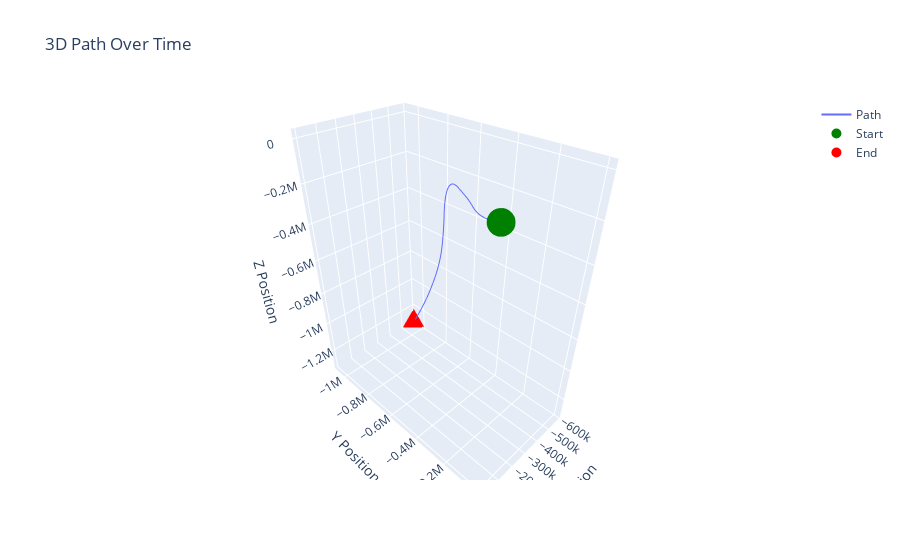
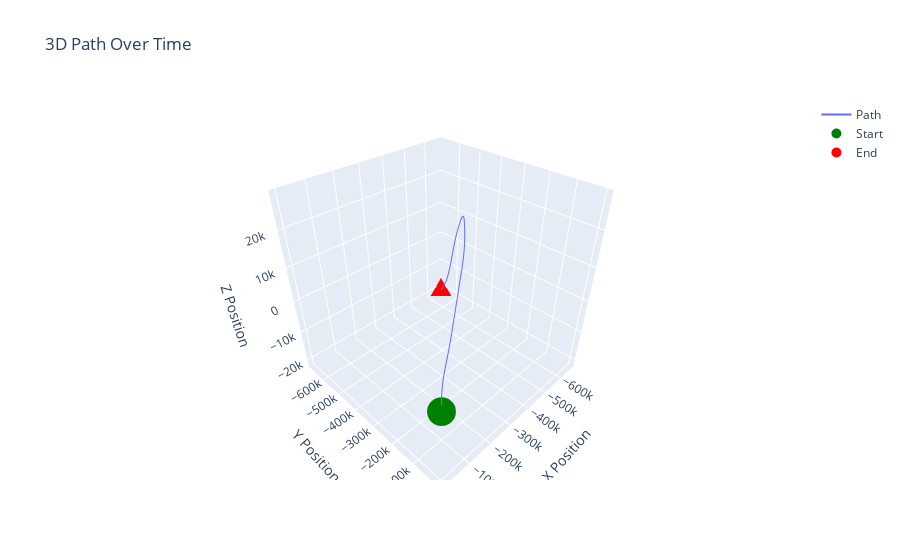

Notebook code cell kept with these figures, in order:
### Markdown cell above
# Menu

### Code cell
# Get the list of subdirectories
participants = [d for d in os.listdir('trialData')]

# Create the participant dropdown widget with subdirectories as options
selected_participant = widgets.Dropdown(
    options=participants,
    value=participants[0] if participants else None,
    description='Participant:',
    disabled=False,
)

# Display the participant dropdown
display(selected_participant)

# Function to handle participant changes
def on_participant_change(change):
    if change['type'] == 'change' and change['name'] == 'value':
        selected_participant = change['new']
        # print(f'Selected participant: {selected_participant}')
        
        # Update the trial dropdown based on the selected participant
        trials = [d for d in os.listdir(f'trialData/{selected_participant}')]
        selected_trial.options = trials
        selected_trial.value = trials[0] if trials else None

# Attach the handler to the participant dropdown
selected_participant.observe(on_participant_change, names='value')

# Initial list of trials for the default participant
trials = [d for d in os.listdir(f'trialData/{selected_participant.value}')]

# Create the trial dropdown widget with subdirectories as options
selected_trial = widgets.Dropdown(
    options=trials,
    value=trials[0] if trials else None,
    description='Trial:',
    disabled=False,
)

output = widgets.Output()
# Display the trial dropdown
display(selected_trial)
display(output)

# Function to handle trial changes
def on_trial_change(change):
    global eg_measurements
    global filtered_df
    if change['type'] == 'change' and change['name'] == 'value':
        with output:
            clear_output(wait=True)
            display(HTML(f'<b>Getting measurements from "trialData/{selected_participant.value}/{change["new"]}":</b>'))
            # print('\n')
            trial_path = f'trialData/{selected_participant.value}/{change["new"]}'
            eg_df = pd.read_csv(trial_path, index_col=0)
            eg_imu = imuData('egIMU', eg_df, 4)
            eg_measurements = eg_imu.measurements
            display(eg_measurements)
            testKF = testKF6()
            filtered_data = []
            gravity = 9.8
            deg2rad = math.pi/180
            zconvesion = np.diag([gravity]*3 + [deg2rad]*3)
            for k, z in eg_measurements.iterrows():
                z = z.to_numpy().reshape(-1, 1)
                z = zconvesion @ z
                testKF.predict()
                filtered_state = testKF.update(z)
                filtered_data.append(filtered_state)
                
                if int(k) > 1000:
                    break

            # pd.DataFrame(filtered_data)
            filtered_data = np.array(filtered_data)
            filtered_data = filtered_data.reshape(filtered_data.shape[0], 16)
            filtered_df = pd.DataFrame(filtered_data)
            filtered_df.columns = ['pN', 'pE', 'pD', 'vN', 'vE', 'vD', 'aN',
                                    'aE', 'aD', 'q0', 'q1', 'q2', 'q3', 'wN', 'wE', 'wD']
        plot_path(filtered_df)

        # print(f'Participant: {selected_participant.value}    Trial: {selected_trial.value}', end='\r')

# Attach the handler to the trial dropdown
selected_trial.observe(on_trial_change, names='value')

### Figure 1 — Plotly figure (JSON) as saved in the notebook; plotly's stock layout.template omitted (floating-point values rounded to 4 significant figures; data arrays with more than 128 entries replaced by an {"elided": "..."} marker saying what was removed)
{"data": [{"mode": "lines", "name": "Path", "type": "scatter3d", "x": {"elided": "1002 float values"}, "y": {"elided": "1002 float values"}, "z": {"elided": "1002 float values"}}, {"marker": {"color": "green", "size": 10}, "mode": "markers", "name": "Start", "type": "scatter3d", "x": [0], "y": [0], "z": [0]}, {"marker": {"color": "red", "size": 10}, "mode": "markers", "name": "End", "type": "scatter3d", "x": [-588600.0], "y": [-1064000.0], "z": [-1296000.0]}], "layout": {"scene": {"xaxis": {"title": {"text": "X Position"}}, "yaxis": {"title": {"text": "Y Position"}}, "zaxis": {"title": {"text": "Z Position"}}}, "showlegend": true, "title": {"text": "3D Path Over Time"}}}

### Figure 2 — Plotly figure (JSON) as saved in the notebook; plotly's stock layout.template omitted (floating-point values rounded to 4 significant figures; data arrays with more than 128 entries replaced by an {"elided": "..."} marker saying what was removed)
{"data": [{"mode": "lines", "name": "Path", "type": "scatter3d", "x": {"elided": "1002 float values"}, "y": {"elided": "1002 float values"}, "z": {"elided": "1002 float values"}}, {"marker": {"color": "green", "size": 10}, "mode": "markers", "name": "Start", "type": "scatter3d", "x": [0], "y": [0], "z": [0]}, {"marker": {"color": "red", "size": 10}, "mode": "markers", "name": "End", "type": "scatter3d", "x": [-663500.0], "y": [-678500.0], "z": [-20980.0]}], "layout": {"scene": {"xaxis": {"title": {"text": "X Position"}}, "yaxis": {"title": {"text": "Y Position"}}, "zaxis": {"title": {"text": "Z Position"}}}, "showlegend": true, "title": {"text": "3D Path Over Time"}}}
